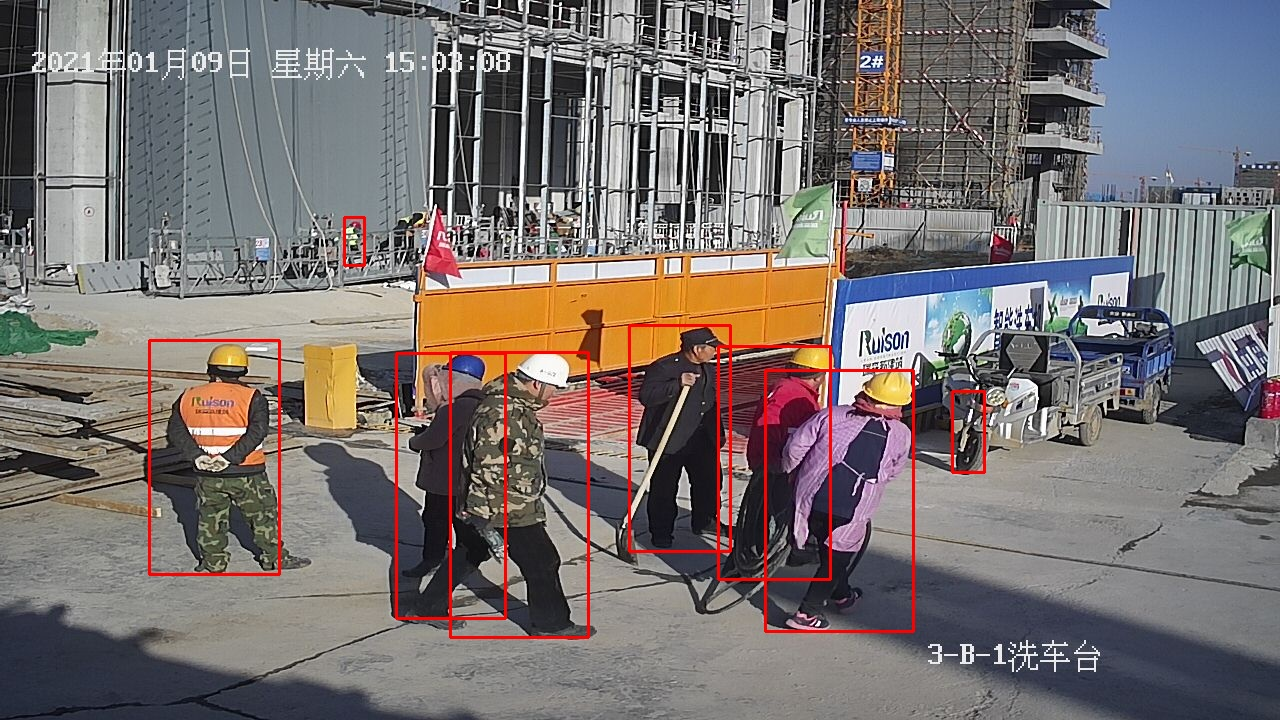
#> input picture images/moblienetv3.jpg, 1280 x 720 px; its folder holds only this picture in this run
$ python -i augmentations.py   (imports and definitions only)   (older library calls are emulated)
#> lines starting #> are read from the running program, lines starting #| are printed output that depends on the picture
### utils/general.py
# YOLOv5 🚀 by Ultralytics, GPL-3.0 license
"""
General utils
"""

import contextlib
import glob
import inspect
import logging
import math
import os
import platform
import random
import re
import shutil
import signal
import threading
import time
import urllib
from datetime import datetime
from itertools import repeat
from multiprocessing.pool import ThreadPool
from pathlib import Path
from subprocess import check_output
from typing import Optional
from zipfile import ZipFile

import cv2
import numpy as np
import pandas as pd
import pkg_resources as pkg
import torch
import torchvision
import yaml

from utils.downloads import gsutil_getsize
from utils.metrics import box_iou, fitness

FILE = Path(__file__).resolve()
ROOT = FILE.parents[1]  # YOLOv5 root directory
RANK = int(os.getenv('RANK', -1))

# Settings
DATASETS_DIR = ROOT.parent / 'datasets'  # YOLOv5 datasets directory
NUM_THREADS = min(8, max(1, os.cpu_count() - 1))  # number of YOLOv5 multiprocessing threads
AUTOINSTALL = str(os.getenv('YOLOv5_AUTOINSTALL', True)).lower() == 'true'  # global auto-install mode
VERBOSE = str(os.getenv('YOLOv5_VERBOSE', True)).lower() == 'true'  # global verbose mode
FONT = 'Arial.ttf'  # https://ultralytics.com/assets/Arial.ttf

torch.set_printoptions(linewidth=320, precision=5, profile='long')
#> (this line was passed over: torch is not available in this run)
np.set_printoptions(linewidth=320, formatter={'float_kind': '{:11.5g}'.format})  # format short g, %precision=5
pd.options.display.max_columns = 10
cv2.setNumThreads(0)  # prevent OpenCV from multithreading (incompatible with PyTorch DataLoader)
os.environ['NUMEXPR_MAX_THREADS'] = str(NUM_THREADS)  # NumExpr max threads
os.environ['OMP_NUM_THREADS'] = str(NUM_THREADS)  # OpenMP max threads (PyTorch and SciPy)


def is_kaggle():
    # Is environment a Kaggle Notebook?
    try:
        assert os.environ.get('PWD') == '/kaggle/working'
        assert os.environ.get('KAGGLE_URL_BASE') == 'https://www.kaggle.com'
        return True
    except AssertionError:
        return False


def is_writeable(dir, test=False):
    # Return True if directory has write permissions, test opening a file with write permissions if test=True
    if not test:
        return os.access(dir, os.R_OK)  # possible issues on Windows
    file = Path(dir) / 'tmp.txt'
    try:
        with open(file, 'w'):  # open file with write permissions
            pass
        file.unlink()  # remove file
        return True
    except OSError:
        return False


def set_logging(name=None, verbose=VERBOSE):
    # Sets level and returns logger
    if is_kaggle():
        for h in logging.root.handlers:
            logging.root.removeHandler(h)  # remove all handlers associated with the root logger object
    rank = int(os.getenv('RANK', -1))  # rank in world for Multi-GPU trainings
    level = logging.INFO if verbose and rank in {-1, 0} else logging.ERROR
    log = logging.getLogger(name)
    log.setLevel(level)
    handler = logging.StreamHandler()
    handler.setFormatter(logging.Formatter("%(message)s"))
    handler.setLevel(level)
    log.addHandler(handler)


set_logging()  # run before defining LOGGER
LOGGER = logging.getLogger("yolov5")  # define globally (used in train.py, val.py, detect.py, etc.)


def user_config_dir(dir='Ultralytics', env_var='YOLOV5_CONFIG_DIR'):
    # Return path of user configuration directory. Prefer environment variable if exists. Make dir if required.
    env = os.getenv(env_var)
    if env:
        path = Path(env)  # use environment variable
    else:
        cfg = {'Windows': 'AppData/Roaming', 'Linux': '.config', 'Darwin': 'Library/Application Support'}  # 3 OS dirs
        path = Path.home() / cfg.get(platform.system(), '')  # OS-specific config dir
        path = (path if is_writeable(path) else Path('/tmp')) / dir  # GCP and AWS lambda fix, only /tmp is writeable
    path.mkdir(exist_ok=True)  # make if required
    return path


CONFIG_DIR = user_config_dir()  # Ultralytics settings dir


class Profile(contextlib.ContextDecorator):
    # Usage: @Profile() decorator or 'with Profile():' context manager
    def __enter__(self):
        self.start = time.time()

    def __exit__(self, type, value, traceback):
        print(f'Profile results: {time.time() - self.start:.5f}s')


class Timeout(contextlib.ContextDecorator):
    # Usage: @Timeout(seconds) decorator or 'with Timeout(seconds):' context manager
    # [4 lines left out: function __init__, not called in this run]

    def _timeout_handler(self, signum, frame):
        raise TimeoutError(self.timeout_message)

    # [10 lines left out: functions __enter__, __exit__, not called in this run]


class WorkingDirectory(contextlib.ContextDecorator):
    # Usage: @WorkingDirectory(dir) decorator or 'with WorkingDirectory(dir):' context manager
    def __init__(self, new_dir):
        self.dir = new_dir  # new dir
        self.cwd = Path.cwd().resolve()  # current dir

    def __enter__(self):
        os.chdir(self.dir)

    def __exit__(self, exc_type, exc_val, exc_tb):
        os.chdir(self.cwd)


def try_except(func):
    # try-except function. Usage: @try_except decorator
    # [5 lines left out: function handler, not called in this run]

    return handler


# [8 lines left out: function threaded, not called in this run]


def methods(instance):
    # Get class/instance methods
    return [f for f in dir(instance) if callable(getattr(instance, f)) and not f.startswith("__")]


# [19 lines left out: functions print_args, init_seeds, not called in this run]


def intersect_dicts(da, db, exclude=()):
    # Dictionary intersection of matching keys and shapes, omitting 'exclude' keys, using da values
    return {k: v for k, v in da.items() if k in db and not any(x in k for x in exclude) and v.shape == db[k].shape}


# [4 lines left out: function get_latest_run, not called in this run]


def is_docker():
    # Is environment a Docker container?
    return Path('/workspace').exists()  # or Path('/.dockerenv').exists()


# [7 lines left out: function is_colab, not called in this run]


def is_pip():
    # Is file in a pip package?
    return 'site-packages' in Path(__file__).resolve().parts


# [4 lines left out: function is_ascii, not called in this run]


def is_chinese(s='人工智能'):
    # Is string composed of any Chinese characters?
    return bool(re.search('[\u4e00-\u9fff]', str(s)))


def emojis(str=''):
    # Return platform-dependent emoji-safe version of string
    return str.encode().decode('ascii', 'ignore') if platform.system() == 'Windows' else str


# [62 lines left out: functions file_age, file_date, file_size, check_online, git_describe, check_git_status, not called in this run]


def check_python(minimum='3.7.0'):
    # Check current python version vs. required python version
    check_version(platform.python_version(), minimum, name='Python ', hard=True)


# [85 lines left out: functions check_version, check_requirements, check_img_size, check_imshow, check_suffix, not called in this run]


def check_yaml(file, suffix=('.yaml', '.yml')):
    # Search/download YAML file (if necessary) and return path, checking suffix
    return check_file(file, suffix)


# [179 lines left out: functions check_file, check_font, check_dataset, check_amp, url2file, download and 1 more, not called in this run]


def clean_str(s):
    # Cleans a string by replacing special characters with underscore _
    return re.sub(pattern="[|@#!¡·$€%&()=?¿^*;:,¨´><+]", repl="_", string=s)


def one_cycle(y1=0.0, y2=1.0, steps=100):
    # lambda function for sinusoidal ramp from y1 to y2 https://arxiv.org/pdf/1812.01187.pdf
    return lambda x: ((1 - math.cos(x * math.pi / steps)) / 2) * (y2 - y1) + y1


def colorstr(*input):
    # Colors a string https://en.wikipedia.org/wiki/ANSI_escape_code, i.e.  colorstr('blue', 'hello world')
    *args, string = input if len(input) > 1 else ('blue', 'bold', input[0])  # color arguments, string
    colors = {
        'black': '\033[30m',  # basic colors
        'red': '\033[31m',
        'green': '\033[32m',
        'yellow': '\033[33m',
        'blue': '\033[34m',
        'magenta': '\033[35m',
        'cyan': '\033[36m',
        'white': '\033[37m',
        'bright_black': '\033[90m',  # bright colors
        'bright_red': '\033[91m',
        'bright_green': '\033[92m',
        'bright_yellow': '\033[93m',
        'bright_blue': '\033[94m',
        'bright_magenta': '\033[95m',
        'bright_cyan': '\033[96m',
        'bright_white': '\033[97m',
        'end': '\033[0m',  # misc
        'bold': '\033[1m',
        'underline': '\033[4m'}
    return ''.join(colors[x] for x in args) + f'{string}' + colors['end']


# [359 lines left out: functions labels_to_class_weights, labels_to_image_weights, coco80_to_coco91_class, xyxy2xywh, xywh2xyxy, xywhn2xyxy and 12 more, not called in this run]


# OpenCV Chinese-friendly functions ------------------------------------------------------------------------------------
imshow_ = cv2.imshow  # copy to avoid recursion errors


def imread(path, flags=cv2.IMREAD_COLOR):
#> called with path = '../images/moblienetv3.jpg', flags = 1
    return cv2.imdecode(np.fromfile(path, np.uint8), flags)
#> returned value is the input picture: shape (720, 1280, 3); mean B, G, R 112.2, 113.4, 121.1


# [6 lines left out: function imwrite, not called in this run]


def imshow(path, im):
    imshow_(path.encode('unicode_escape').decode(), im)


cv2.imread, cv2.imwrite, cv2.imshow = imread, imwrite, imshow  # redefine

# Variables ------------------------------------------------------------------------------------------------------------
NCOLS = 0 if is_docker() else shutil.get_terminal_size().columns  # terminal window size for tqdm

### utils/augmentations.py
# YOLOv5 🚀 by Ultralytics, GPL-3.0 license
"""
Image augmentation functions
"""

import math
import random

import cv2
import numpy as np

from utils.general import LOGGER, check_version, colorstr, resample_segments, segment2box
from utils.metrics import bbox_ioa


class Albumentations:
    # YOLOv5 Albumentations class (optional, only used if package is installed)
    # [27 lines left out: functions __init__, __call__, not called in this run]


def augment_hsv(im, hgain=0.5, sgain=0.5, vgain=0.5):
    # HSV color-space augmentation
#> called with hgain = 0.5, sgain = 0.5, vgain = 0.5
    if hgain or sgain or vgain:
        r = np.random.uniform(-1, 1, 3) * [hgain, sgain, vgain] + 1  # random gains
        hue, sat, val = cv2.split(cv2.cvtColor(im, cv2.COLOR_BGR2HSV))
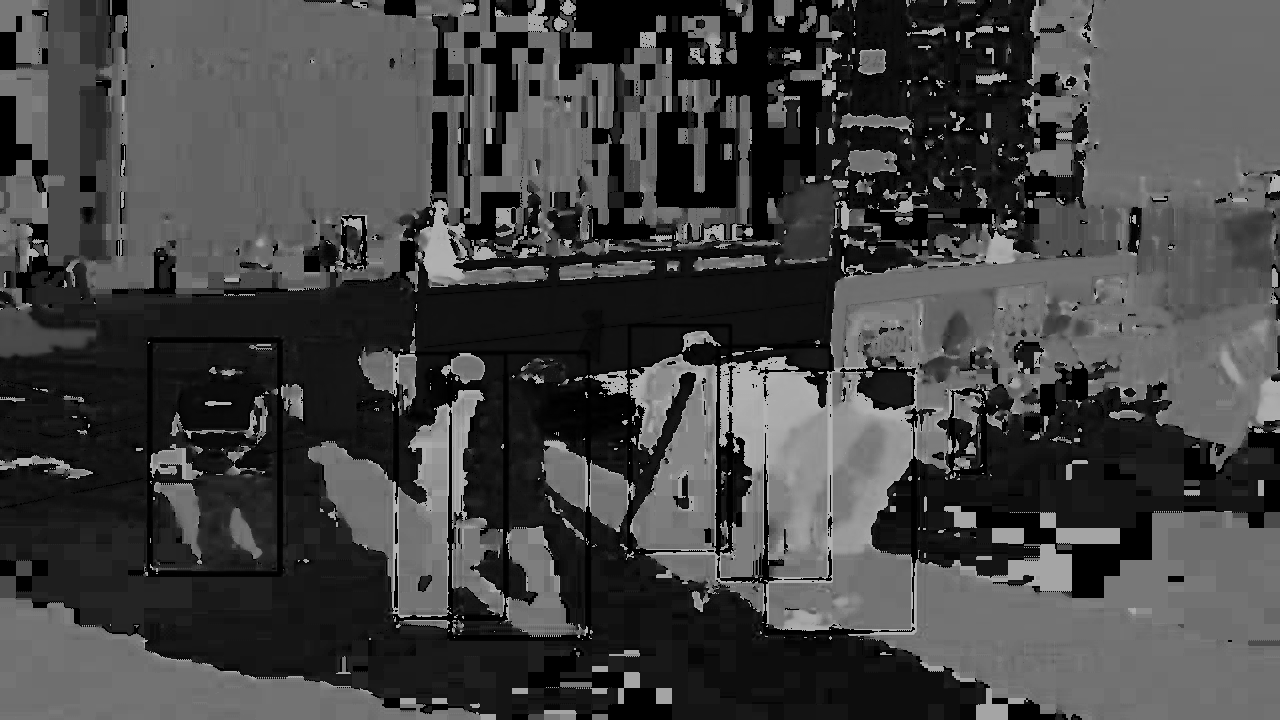
#> hue: shape (720, 1280); min 0, max 179, mean 67.7
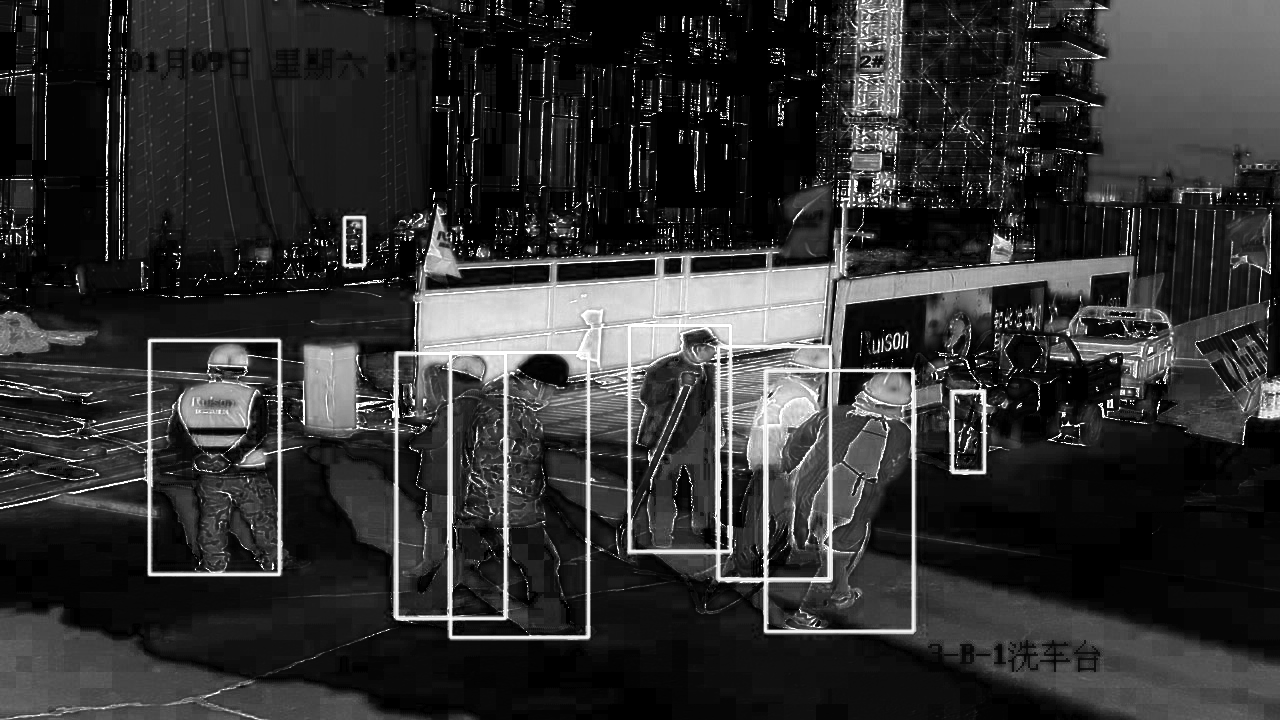
#> sat: shape (720, 1280); min 0, max 255, mean 49.6
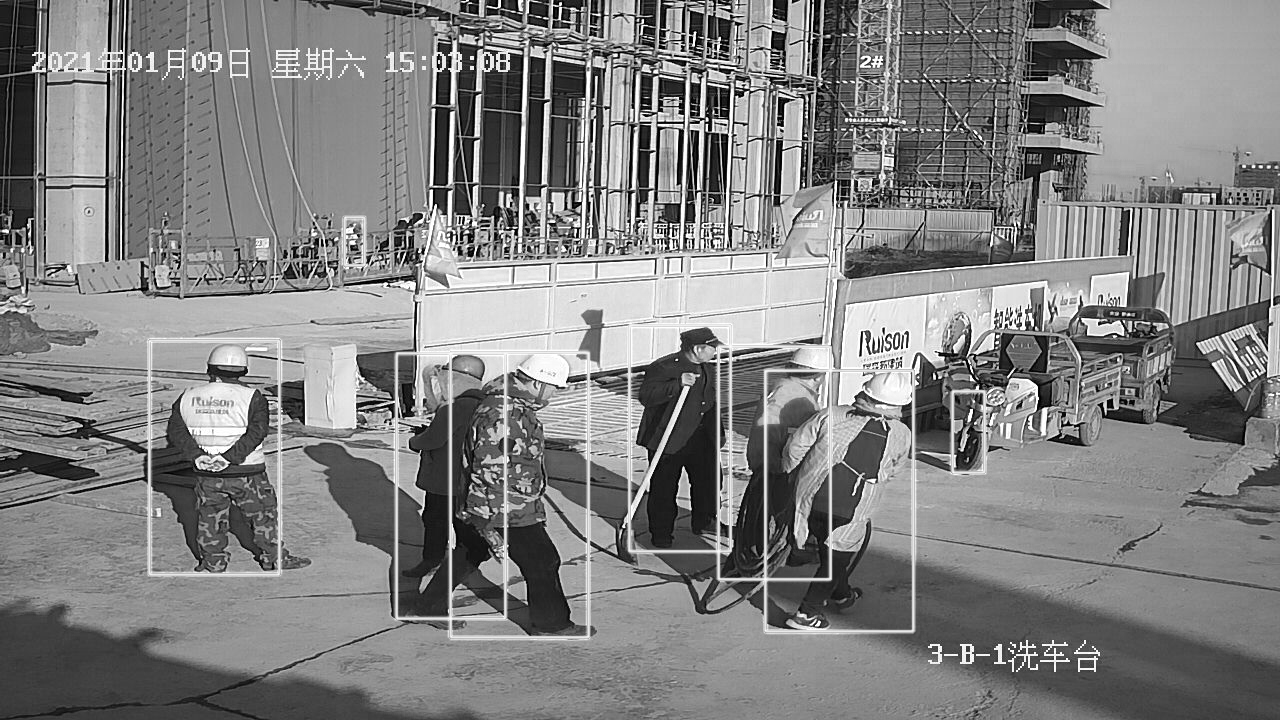
#> val: shape (720, 1280); min 0, max 255, mean 129.3
        dtype = im.dtype  # uint8

        x = np.arange(0, 256, dtype=r.dtype)
        lut_hue = ((x * r[0]) % 180).astype(dtype)
        lut_sat = np.clip(x * r[1], 0, 255).astype(dtype)
#> lut_sat = 256 values from 0 to 255
        lut_val = np.clip(x * r[2], 0, 255).astype(dtype)
#> lut_val = 256 values from 0 to 255

        im_hsv = cv2.merge((cv2.LUT(hue, lut_hue), cv2.LUT(sat, lut_sat), cv2.LUT(val, lut_val)))
#> im_hsv: shape (720, 1280, 3); mean H, S, V 66.6, 58.3, 141.4
        cv2.cvtColor(im_hsv, cv2.COLOR_HSV2BGR, dst=im)  # no return needed
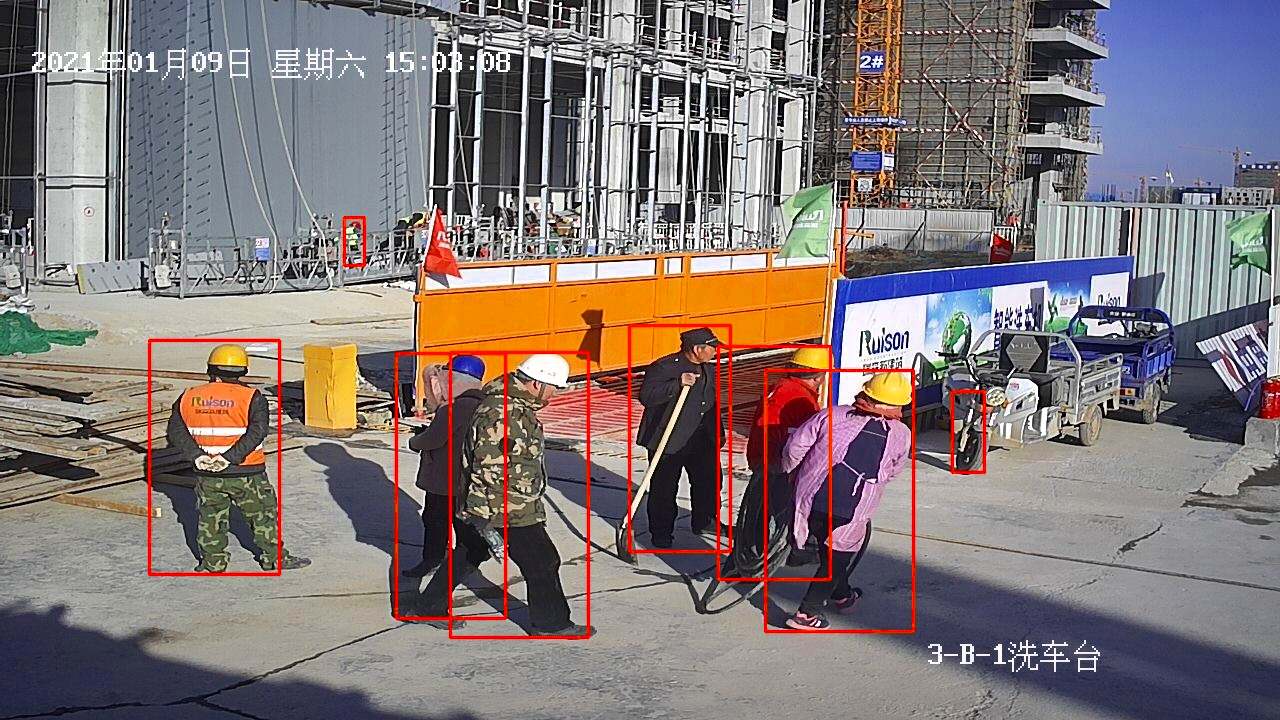
#> im: shape (720, 1280, 3); mean B, G, R 119, 119.6, 130.7


# [222 lines left out: functions hist_equalize, replicate, letterbox, random_perspective, copy_paste, cutout and 2 more, not called in this run]

>>> import cv2
>>> picture = cv2.imread('../images/moblienetv3.jpg')
>>> result = augment_hsv(picture)
